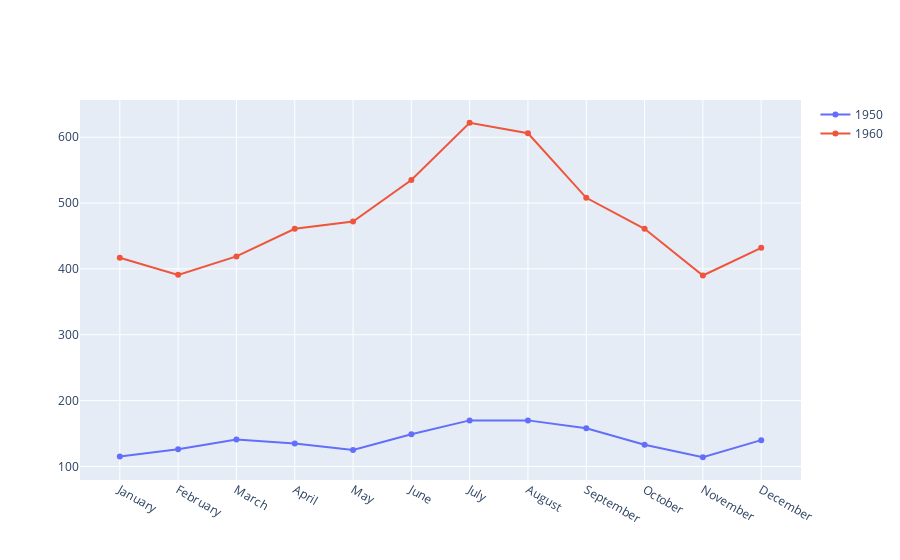

The code cell stored with this chart in its notebook:
### Markdown cell above
Далее самостоятельно допишите следующий блок кода: замените многоточие, используя материалы из урока. Вы должны построить два графика.

### Code cell
# Создаём объект paper
paper = go.Figure()
# Добавляем график авиаперевозок за 1950 год
paper.add_trace(
    go.Scatter(
        x = x,
        y = data.loc[(data['Month'] > '1949-12-01') & (data['Month'] < '1951-01-01'),'Passengers'],
        name = '1950'
    )
)
# Добавляем график авиаперевозок за 1960 год
paper.add_trace(
    go.Scatter(
    x = x,
    y = data.loc[(data['Month'] > '1959-12-01') & (data['Month'] < '1961-01-01'), 'Passengers'],
    name = "1960")
)
# Визуализируем
paper.show()

### Figure 1 — Plotly figure (JSON) as saved in the notebook; plotly's stock layout.template omitted (floating-point values rounded to 4 significant figures)
{"data": [{"name": "1950", "type": "scatter", "x": ["January", "February", "March", "April", "May", "June", "July", "August", "September", "October", "November", "December"], "y": [115, 126, 141, 135, 125, 149, 170, 170, 158, 133, 114, 140]}, {"name": "1960", "type": "scatter", "x": ["January", "February", "March", "April", "May", "June", "July", "August", "September", "October", "November", "December"], "y": [417, 391, 419, 461, 472, 535, 622, 606, 508, 461, 390, 432]}], "layout": {}}
